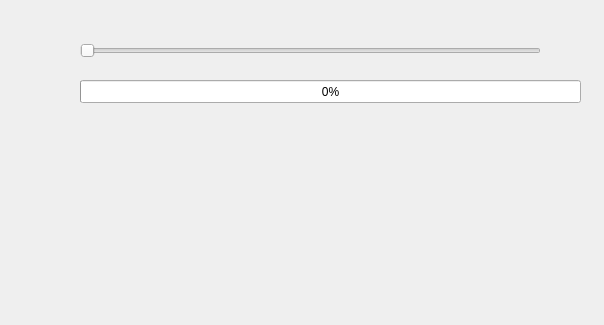
<?xml version="1.0" encoding="UTF-8"?>
<ui version="4.0">
 <class>Widget</class>
 <widget class="QWidget" name="Widget">
  <property name="geometry">
   <rect>
    <x>0</x>
    <y>0</y>
    <width>604</width>
    <height>325</height>
   </rect>
  </property>
  <property name="windowTitle">
   <string>Widget</string>
  </property>
  <widget class="QSlider" name="horizontalSlider">
   <property name="geometry">
    <rect>
     <x>80</x>
     <y>40</y>
     <width>461</width>
     <height>22</height>
    </rect>
   </property>
   <property name="minimum">
    <number>1</number>
   </property>
   <property name="maximum">
    <number>100</number>
   </property>
   <property name="orientation">
    <enum>Qt::Horizontal</enum>
   </property>
  </widget>
  <widget class="QProgressBar" name="progressBar">
   <property name="geometry">
    <rect>
     <x>80</x>
     <y>80</y>
     <width>501</width>
     <height>23</height>
    </rect>
   </property>
   <property name="minimum">
    <number>1</number>
   </property>
   <property name="value">
    <number>1</number>
   </property>
  </widget>
 </widget>
 <resources/>
 <connections/>
</ui>
